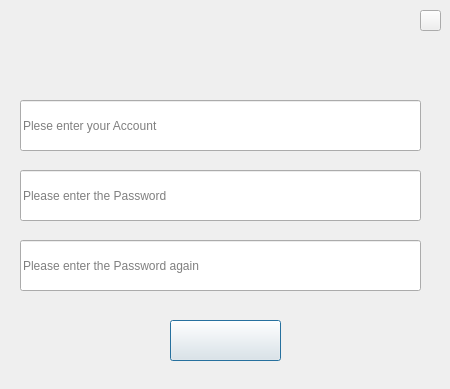
<?xml version="1.0" encoding="UTF-8"?>
<ui version="4.0">
 <class>signup</class>
 <widget class="QDialog" name="signup">
  <property name="geometry">
   <rect>
    <x>0</x>
    <y>0</y>
    <width>450</width>
    <height>389</height>
   </rect>
  </property>
  <property name="windowTitle">
   <string>Dialog</string>
  </property>
  <property name="styleSheet">
   <string notr="true">border-image: url(:/myjpg/ubg.jpg);
</string>
  </property>
  <widget class="QPushButton" name="signupokBtn">
   <property name="geometry">
    <rect>
     <x>170</x>
     <y>320</y>
     <width>111</width>
     <height>41</height>
    </rect>
   </property>
   <property name="styleSheet">
    <string notr="true">border-image: url(:/myjpg/signup.jpg);</string>
   </property>
   <property name="text">
    <string/>
   </property>
  </widget>
  <widget class="QPushButton" name="signupclBtn">
   <property name="geometry">
    <rect>
     <x>420</x>
     <y>10</y>
     <width>21</width>
     <height>21</height>
    </rect>
   </property>
   <property name="styleSheet">
    <string notr="true">border-image: url(:/myjpg/close3.png);</string>
   </property>
   <property name="text">
    <string/>
   </property>
  </widget>
  <widget class="QLineEdit" name="usrlineEdit">
   <property name="geometry">
    <rect>
     <x>20</x>
     <y>100</y>
     <width>401</width>
     <height>51</height>
    </rect>
   </property>
   <property name="styleSheet">
    <string notr="true">border-image: url(:/myjpg/2line.jpg);</string>
   </property>
   <property name="placeholderText">
    <string>Plese enter your Account</string>
   </property>
  </widget>
  <widget class="QLineEdit" name="pwdlineEdit">
   <property name="geometry">
    <rect>
     <x>20</x>
     <y>170</y>
     <width>401</width>
     <height>51</height>
    </rect>
   </property>
   <property name="styleSheet">
    <string notr="true">border-image: url(:/myjpg/2line.jpg);</string>
   </property>
   <property name="echoMode">
    <enum>QLineEdit::Password</enum>
   </property>
   <property name="placeholderText">
    <string>Please enter the Password</string>
   </property>
  </widget>
  <widget class="QLineEdit" name="pwdlineEdit2">
   <property name="geometry">
    <rect>
     <x>20</x>
     <y>240</y>
     <width>401</width>
     <height>51</height>
    </rect>
   </property>
   <property name="styleSheet">
    <string notr="true">border-image: url(:/myjpg/2line.jpg);</string>
   </property>
   <property name="echoMode">
    <enum>QLineEdit::Password</enum>
   </property>
   <property name="placeholderText">
    <string>Please enter the Password again</string>
   </property>
  </widget>
 </widget>
 <resources/>
 <connections>
  <connection>
   <sender>signupclBtn</sender>
   <signal>clicked()</signal>
   <receiver>signup</receiver>
   <slot>close()</slot>
   <hints>
    <hint type="sourcelabel">
     <x>275</x>
     <y>233</y>
    </hint>
    <hint type="destinationlabel">
     <x>199</x>
     <y>149</y>
    </hint>
   </hints>
  </connection>
 </connections>
</ui>
